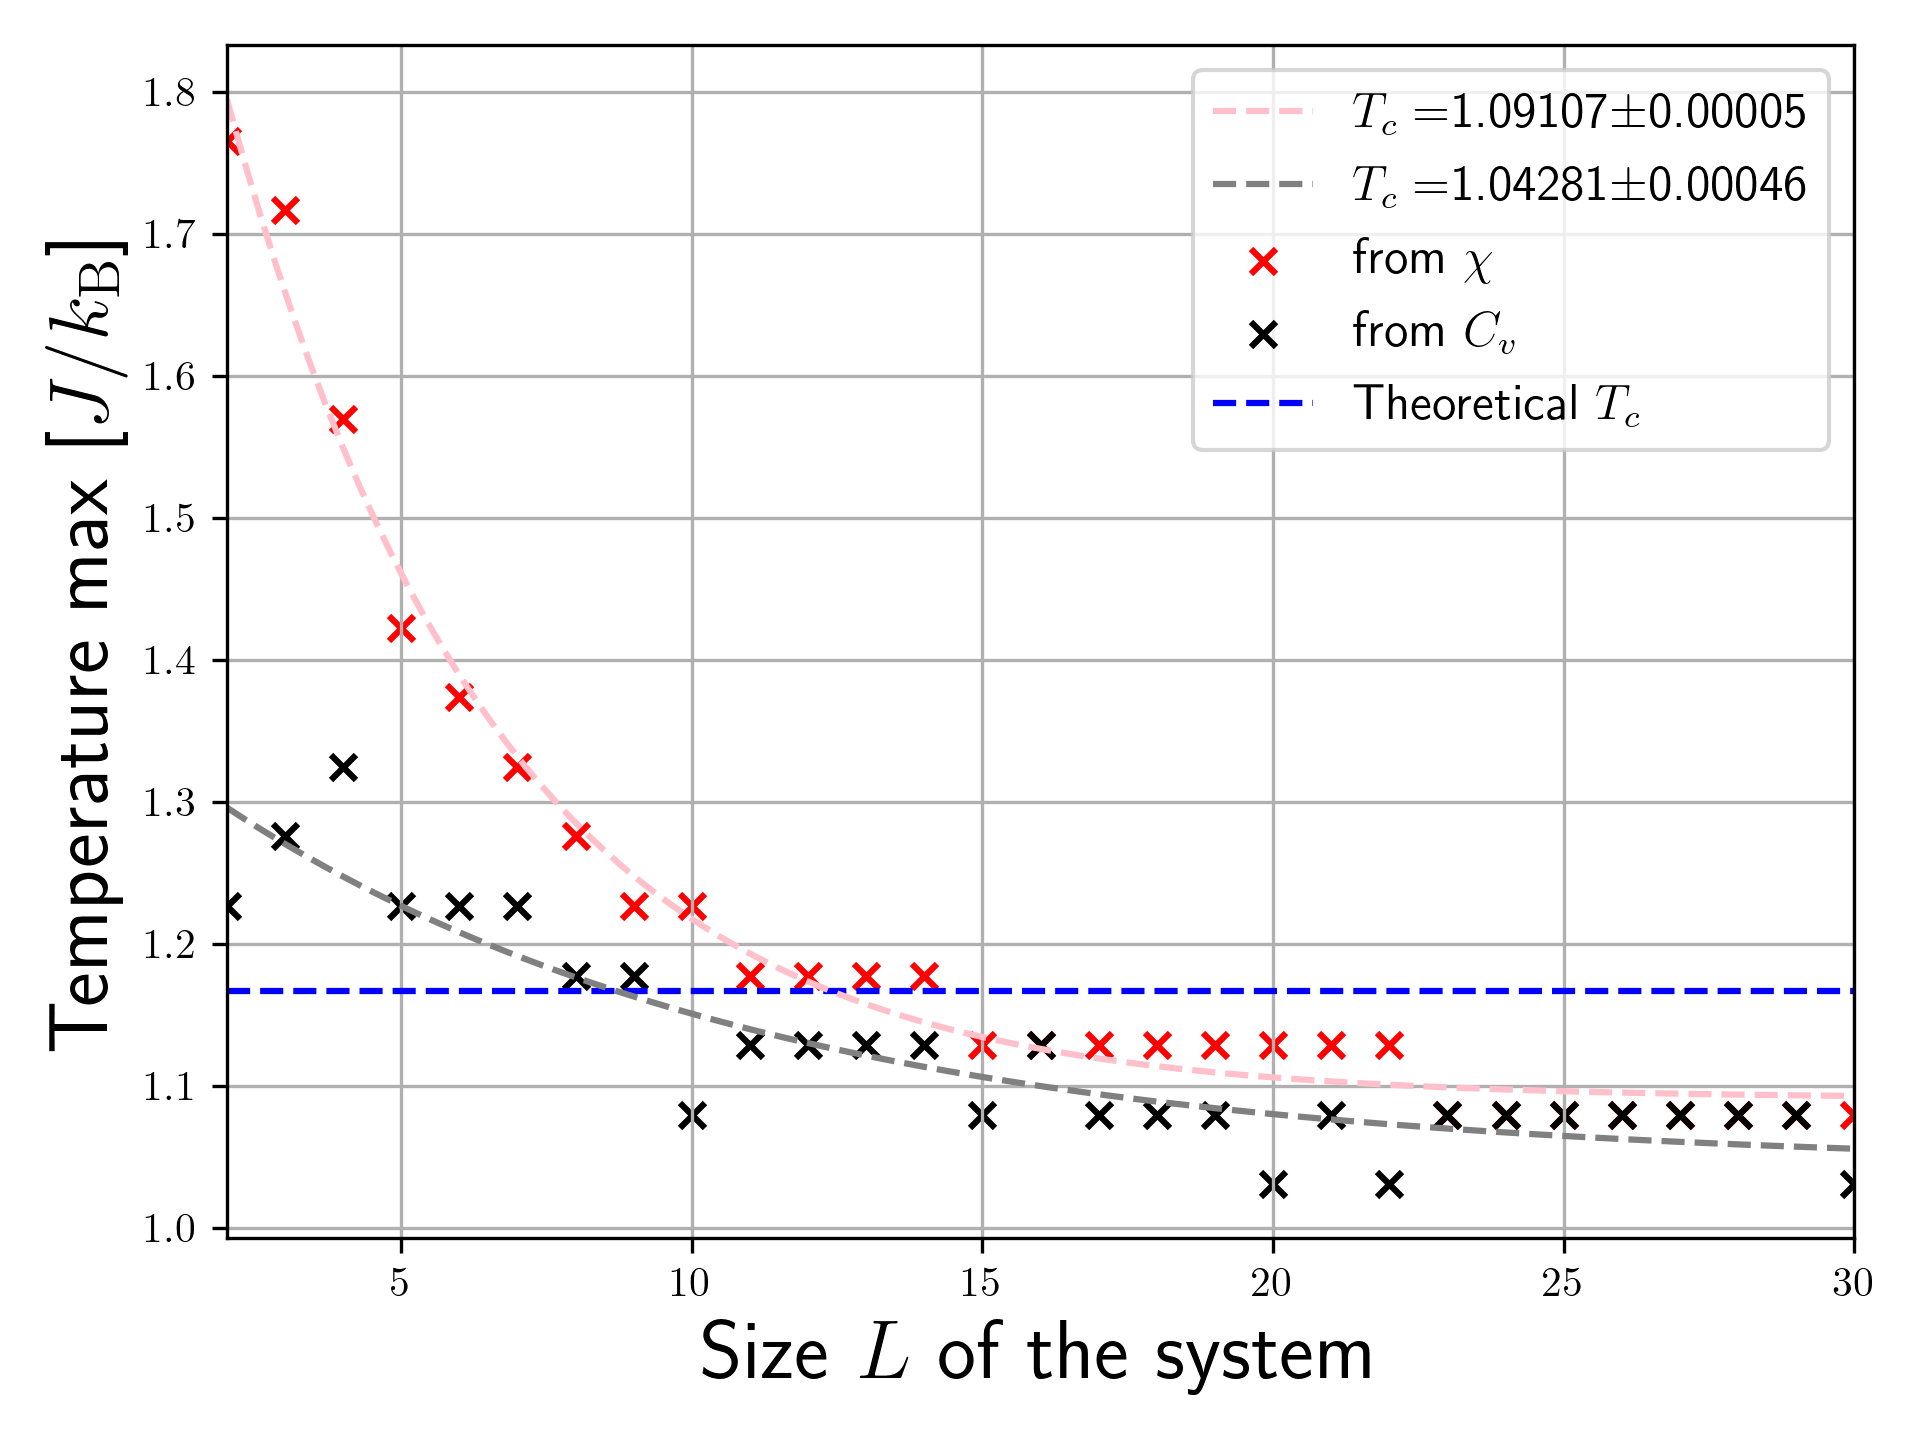

Recreate this plot in Python.
import numpy as np
from joblib import Parallel, delayed
import multiprocessing
from multiprocessing import Pool
num_cores            = multiprocessing.cpu_count()
from tqdm import trange
import matplotlib.pyplot as plt
import matplotlib as mpl
mpl.rcParams['text.usetex'] = True
import time
from scipy.optimize import curve_fit

def func(x, a, b, c):
    array = []
    for i in x:
        array.append(a * np.exp(-b * i) + c)
    return array
fig, (ax1) = plt.subplots(1)
value_critical_temp    = []
value_critical_temp_cv = []
data_from_data         = []
L_list = np.array([2,3,4,5,6,7,8,9,10,11,12,13,14,15,16,17,18,19,20,21,22,23,24,25,26,27,28,29,30])
for i in L_list:
    array = np.loadtxt('Temperature_Critical_data/L'+str(i)+'_N50.data')
    T     = array[:, 0]
    E     = array[:, 1]
    SpcH  = array[:, 2]
    M     = array[:,3]
    M_sus = array[:,4]
    value_critical_temp.append(np.array(T[np.where(M_sus==max(M_sus))]))
    value_critical_temp_cv.append(T[np.where(SpcH==max(SpcH))])

ax1.scatter(L_list,value_critical_temp,marker='x',color='red',label='from $\chi$')
ax1.scatter(L_list,value_critical_temp_cv,marker='x',color='black',label='from $C_v$')
ax1.set_xlabel(r'Size $L$ of the system', fontsize=20)
ax1.set_ylabel(r'Temperature max [$J/k_\mathrm{B}$]', fontsize=20)
ax1.hlines(1.167,min(L_list),max(L_list),ls='--',color='blue',label=r'Theoretical $T_c$')

ax1.grid()
xx               = np.array(L_list)
yy               = [i[0] for i in value_critical_temp]
param, param_cov = curve_fit(func, xx, yy,maxfev = 100000)
to_plot          = np.linspace(min(L_list),max(L_list),100)
ax1.plot(to_plot,func(to_plot,*param),label=('$T_c=$%1.5f$\pm$%1.5f'%(param[2],param_cov[2][2])),ls='--',color='pink')
yy               = [i[0] for i in value_critical_temp_cv]
param, param_cov = curve_fit(func, xx, yy,maxfev = 100000)
to_plot          = np.linspace(min(L_list),max(L_list),100)
ax1.plot(to_plot,func(to_plot,*param),label=('$T_c=$%1.5f$\pm$%1.5f'%(param[2],param_cov[2][2])),ls='--',color='grey')

ax1.set_xlim(min(L_list),max(L_list))
ax1.legend(fontsize=12)
fig.tight_layout()
plt.savefig('Temperature_Critical.png',dpi=300)
plt.clf()
